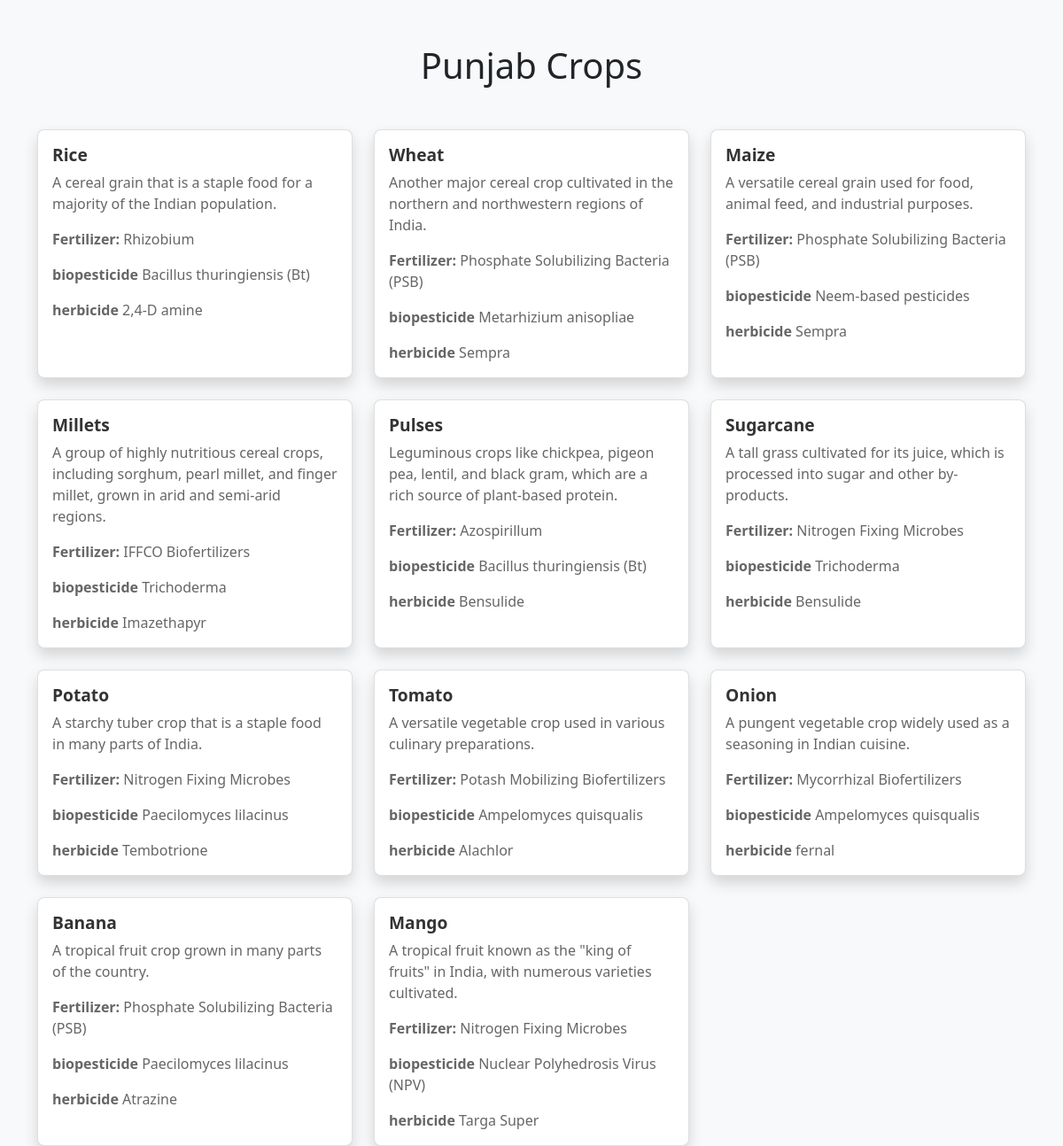
Page /state_crops/Punjab/ on the committed database.
### shs/models.py (models this page shows, shortened)
class states(models.Model):
    id = models.BigAutoField(primary_key=True ,serialize=False,verbose_name='state id' )
    name = models.CharField(max_length = 80, verbose_name='State Name', blank= True , null = True)
    crop_id = models.ManyToManyField(crop)

class crop(models.Model):
    id = models.BigAutoField(primary_key=True, serialize=False, verbose_name='crop id')
    name = models.CharField(max_length=80, verbose_name='Crop Name')
    disc = models.CharField(max_length=200, verbose_name='Description')
    fertilizer = models.ForeignKey(fertilizer, verbose_name='Fertilizer', on_delete=models.CASCADE, related_name='fertilizer_crops', null= True,blank=True)
    Biopesticide = models.ForeignKey(Biopesticide, verbose_name='Biopesticide', on_delete=models.CASCADE, related_name='biopesticide_crops' , null=True,blank=True)
    Herbicide = models.ForeignKey(Herbicide, verbose_name='Herbicide',  null=True, on_delete=models.CASCADE, related_name='herbicide_crops',blank=True)

class fertilizer(models.Model):
    id = models.BigAutoField(primary_key=True, serialize=False, verbose_name='Biofertilizer id')
    name = models.CharField(max_length=80, verbose_name='BioFertilizer Name')
    cost = models.CharField(max_length=80, verbose_name='Cost of Fertizers')
    def __str__(self):
        return self.name

class Biopesticide(models.Model):
    id = models.BigAutoField(primary_key=True ,serialize=False,verbose_name='Biopesticide id' )
    name = models.CharField(max_length = 80, verbose_name='Biopesticide Name')
    cost = models.CharField(max_length = 80 , verbose_name = 'Cost of Biopersticde')
    def __str__(self):
        return self.name

class Herbicide(models.Model):
    id = models.BigAutoField(primary_key=True  ,serialize=False,verbose_name='Herbicide id' )
    name = models.CharField(max_length = 80, verbose_name='Herbicide Name')
    cost = models.CharField(max_length = 80 , verbose_name = 'Cost of Herbicide')
    def __str__(self):
        return self.name

### shs/views.py (the view)
# urls.py: path('state_crops/<str:state_name>/', state_crops, name='state_crops'),
def state_crops(request, state_name):
    state = states.objects.get(name=state_name)
    crops = state.crop_id.all()
    return render(request, 'state_crops.html', {'state': state, 'crops': crops})

### Templates/state_crops.html (shortened to what this page needs)
<!DOCTYPE html>
<html>
<head>
    <link href="https://cdn.jsdelivr.net/npm/bootstrap@5.3.3/dist/css/bootstrap.min.css" rel="stylesheet">
</head>
<body>
    <div class="container">
        <h1 class="text-center mb-5">{{ state.name }} Crops</h1>
        <div class="row row-cols-1 row-cols-md-3 g-4">
            {% for crop in crops %}
            <div class="col">
                <div class="card h-100 shadow">
                    <div class="card-body">
                        <h5 class="card-title">{{ crop.name }}</h5>
                        <p class="card-text">{{ crop.disc }}</p>
                        <p class="card-text"><strong>Fertilizer:</strong> {{ crop.fertilizer }}</p>
                        <p class="card-text"><strong>biopesticide</strong> {{ crop.Biopesticide }}</p>
                        <p class="card-text"><strong>herbicide</strong> {{ crop.Herbicide }}</p>
                    </div>
                </div>
            </div>
            {% endfor %}
        </div>
    </div>
</body>
</html>

### Templates/state_crops.html (style rules this page uses)
body { background-color: #f8f9fa; }
.container { padding-top: 50px; }
.card { border: 1px solid rgba(0, 0, 0, 0.125); border-radius: 8px; transition: transform 0.2s; }
.card-title { font-size: 1.2rem; font-weight: bold; color: #333; }
.card-text { font-size: 1rem; color: #666; }

### rows in the picture
states: name "Punjab"
crop: name "Rice", disc "A cereal grain that is a staple food for a majority of the Indian population.", fertilizer "Rhizobium", Biopesticide "Bacillus thuringiensis (Bt)", Herbicide "2,4-D amine"
crop: name "Wheat", disc "Another major cereal crop cultivated in the northern and northwestern regions of India.", fertilizer "Phosphate Solubilizing Bacteria (PSB)", Biopesticide "Metarhizium anisopliae", Herbicide "Sempra"
crop: name "Maize", disc "A versatile cereal grain used for food, animal feed, and industrial purposes.", fertilizer "Phosphate Solubilizing Bacteria (PSB)", Biopesticide "Neem-based pesticides", Herbicide "Sempra"
crop: name "Millets", disc "A group of highly nutritious cereal crops, including sorghum, pearl millet, and finger millet, grown in arid and semi-arid regions.", fertilizer "IFFCO Biofertilizers", Biopesticide "Trichoderma", Herbicide "Imazethapyr"
crop: name "Pulses", disc "Leguminous crops like chickpea, pigeon pea, lentil, and black gram, which are a rich source of plant-based protein.", fertilizer "Azospirillum", Biopesticide "Bacillus thuringiensis (Bt)", Herbicide "Bensulide"
crop: name "Sugarcane", disc "A tall grass cultivated for its juice, which is processed into sugar and other by-products.", fertilizer "Nitrogen Fixing Microbes", Biopesticide "Trichoderma", Herbicide "Bensulide"
crop: name "Potato", disc "A starchy tuber crop that is a staple food in many parts of India.", fertilizer "Nitrogen Fixing Microbes", Biopesticide "Paecilomyces lilacinus", Herbicide "Tembotrione"
crop: name "Tomato", disc "A versatile vegetable crop used in various culinary preparations.", fertilizer "Potash Mobilizing Biofertilizers", Biopesticide "Ampelomyces quisqualis", Herbicide "Alachlor"
crop: name "Onion", disc "A pungent vegetable crop widely used as a seasoning in Indian cuisine.", fertilizer "Mycorrhizal Biofertilizers", Biopesticide "Ampelomyces quisqualis", Herbicide "fernal"
crop: name "Banana", disc "A tropical fruit crop grown in many parts of the country.", fertilizer "Phosphate Solubilizing Bacteria (PSB)", Biopesticide "Paecilomyces lilacinus", Herbicide "Atrazine"
crop: name "Mango", disc "A tropical fruit known as the \"king of fruits\" in India, with numerous varieties cultivated.", fertilizer "Nitrogen Fixing Microbes", Biopesticide "Nuclear Polyhedrosis Virus (NPV)", Herbicide "Targa Super"
